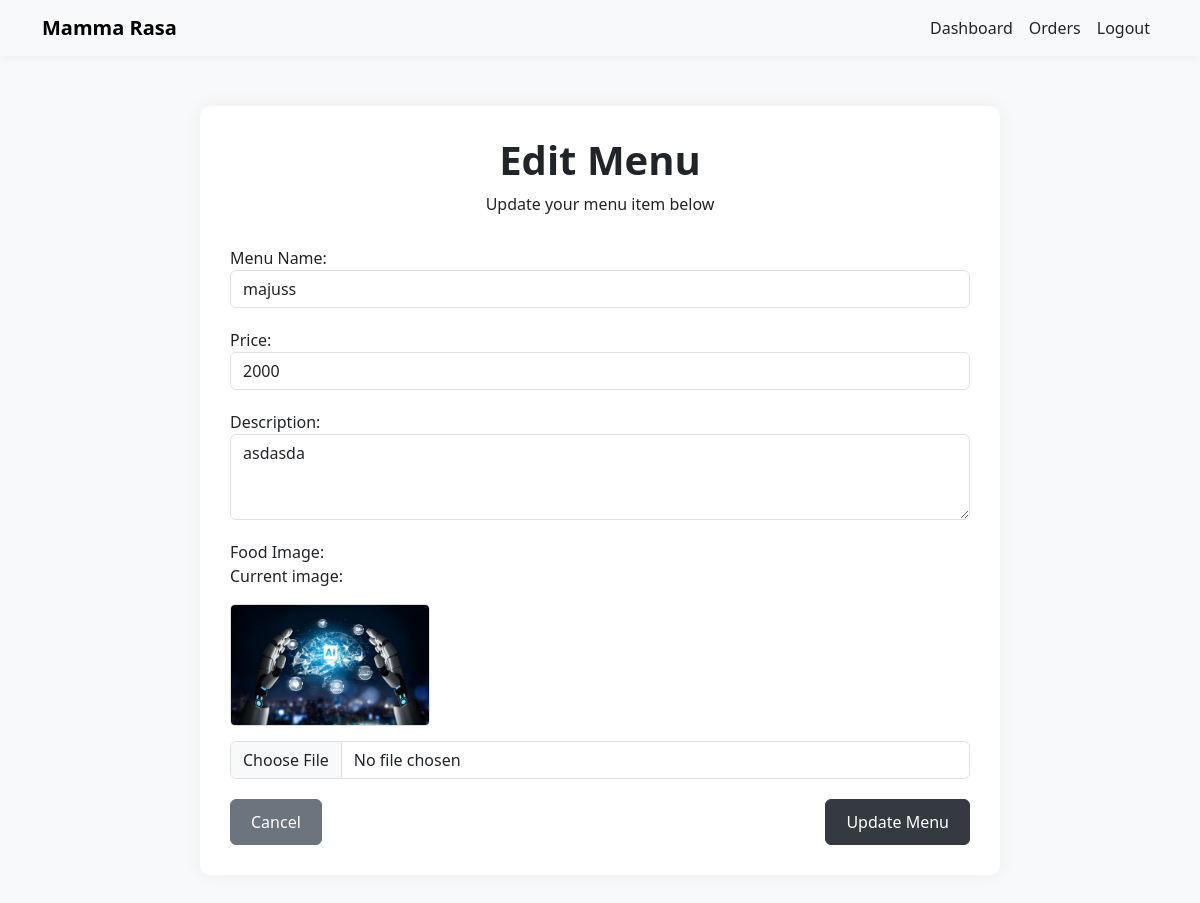
Screenshot of /restoran/edit-menu/8a65404d-f080-4018-8578-6709a181b078/ (signed in) with the database file from the repository.
### restoran/models.py (models this page shows, shortened)
class Menu(models.Model):
    id = models.UUIDField(primary_key=True, default=uuid.uuid4, editable=False)
    restoran = models.ForeignKey(Restoran, on_delete=models.CASCADE, related_name='menus')
    nama_menu = models.CharField(max_length=255)
    foto_makanan = models.ImageField(upload_to='menu_images/', null=True, blank=True)
    harga_makanan = models.IntegerField()
    keterangan_makanan = models.TextField()
    is_visible = models.BooleanField(default=True)
    created_at = models.DateTimeField(auto_now_add=True)
    updated_at = models.DateTimeField(auto_now=True)

### restoran/views.py (the view)
# urls.py: path('edit-menu/<uuid:menu_id>/', views.edit_menu, name='edit_menu'),
@login_required
def edit_menu(request, menu_id):
    if request.user.role != 'restoran':
        return redirect('home')
    restoran = get_object_or_404(Restoran, user=request.user)
    menu = get_object_or_404(Menu, id=menu_id, restoran=restoran)
    if request.method == 'POST':
        form = MenuForm(request.POST, request.FILES, instance=menu)
        if form.is_valid():
            form.save()
            messages.success(request, 'Menu berhasil diperbarui.')
            return redirect('restoran_page')
    else:
        form = MenuForm(instance=menu)
    context = {
        'form': form,
        'restoran': restoran,
        'menu': menu,
        'action': 'edit',
    }
    return render(request, 'restoran/menu_form.html', context)

### restoran/forms.py (shortened to what this page needs)
class MenuForm(forms.ModelForm):
    class Meta:
        model = Menu
        fields = ['nama_menu', 'foto_makanan', 'harga_makanan', 'keterangan_makanan']
        widgets = {
            'nama_menu': forms.TextInput(attrs={'class': 'form-control', 'placeholder': 'Nama Menu'}),
            'foto_makanan': forms.FileInput(attrs={'class': 'form-control'}),
            'harga_makanan': forms.NumberInput(attrs={'class': 'form-control', 'placeholder': 'Harga Makanan'}),
            'keterangan_makanan': forms.Textarea(attrs={'class': 'form-control', 'placeholder': 'Keterangan Makanan', 'rows': 3}),
        }

### restoran/templates/restoran/menu_form.html (shortened to what this page needs)
<!DOCTYPE html>
<html lang="en">
<head>
    <link href="https://cdn.jsdelivr.net/npm/bootstrap@5.3.0-alpha1/dist/css/bootstrap.min.css" rel="stylesheet">
    <link rel="stylesheet" href="https://cdnjs.cloudflare.com/ajax/libs/font-awesome/6.0.0/css/all.min.css">
</head>
<body>
    <nav class="navbar navbar-expand-lg">
        <div class="container">
            <a class="navbar-brand" href="#">Mamma Rasa</a>
            <div class="collapse navbar-collapse" id="navbarNav">
                <ul class="navbar-nav ms-auto">
                    <li class="nav-item">
                        <a class="nav-link" href="{% url 'restoran_page' %}">Dashboard</a>
                    </li>
                    <li class="nav-item">
                        <a class="nav-link" href="{% url 'view_orders' %}">Orders</a>
                    </li>
                    <li class="nav-item">
                        <a class="nav-link" href="{% url 'logout' %}">Logout</a>
                    </li>
                </ul>
            </div>
        </div>
    </nav>
    <div class="container">
        <div class="form-container">
            <div class="form-header">
                <h1>{% if action == 'edit' %}Edit{% else %}Add{% endif %} Menu</h1>
                <p>{% if action == 'edit' %}Update{% else %}Create{% endif %} your menu item below</p>
            </div>
            <form method="post" enctype="multipart/form-data">
                <div class="form-group">
                    <label for="id_nama_menu">Menu Name:</label>
                    {{ form.nama_menu }}
                </div>
                <div class="form-group">
                    <label for="id_harga_makanan">Price:</label>
                    {{ form.harga_makanan }}
                </div>
                <div class="form-group">
                    <label for="id_keterangan_makanan">Description:</label>
                    {{ form.keterangan_makanan }}
                </div>
                <div class="form-group">
                    <label for="id_foto_makanan">Food Image:</label>
                    {% if action == 'edit' and menu.foto_makanan %}
                        <div class="current-image">
                            <p>Current image:</p>
                            <img src="{{ menu.foto_makanan.url }}" alt="{{ menu.nama_menu }}">
                        </div>
                    {% endif %}
                    {{ form.foto_makanan }}
                </div>
                <div class="d-flex justify-content-between">
                    <a href="{% url 'restoran_page' %}" class="btn btn-secondary">Cancel</a>
                    <button type="submit" class="btn btn-primary">
                        {% if action == 'edit' %}Update Menu{% else %}Add Menu{% endif %}
                    </button>
                </div>
            </form>
        </div>
    </div>
</body>
</html>

### restoran/templates/restoran/menu_form.html (style rules this page uses)
body { font-family: 'Segoe UI', Tahoma, Geneva, Verdana, sans-serif; background-color: #f8f9fa; color: #212529; }
.navbar { background-color: #f8f9fa; box-shadow: 0 2px 10px rgba(0, 0, 0, 0.05); }
.navbar-brand { font-weight: bold; color: #000; }
.navbar-nav .nav-link { color: #212529; }
.form-container { max-width: 800px; margin: 50px auto; padding: 30px; background-color: #fff; border-radius: 10px; box-shadow: 0 0 20px rgba(0, 0, 0, 0.05); }
.form-header { text-align: center; margin-bottom: 30px; }
.form-header h1 { color: #212529; font-weight: 600; }
.form-group { margin-bottom: 20px; }
.btn-primary { background-color: #343a40; border-color: #343a40; padding: 10px 20px; font-weight: 500; color: #fff; }
.btn-secondary { background-color: #6c757d; border-color: #6c757d; padding: 10px 20px; font-weight: 500; color: #fff; }
.current-image { margin-bottom: 15px; }
.current-image img { max-width: 200px; border-radius: 5px; border: 1px solid #ddd; }

### rows the page displays
Menu: nama_menu "majuss", harga_makanan "2000", keterangan_makanan "asdasda", foto_makanan (picture)
